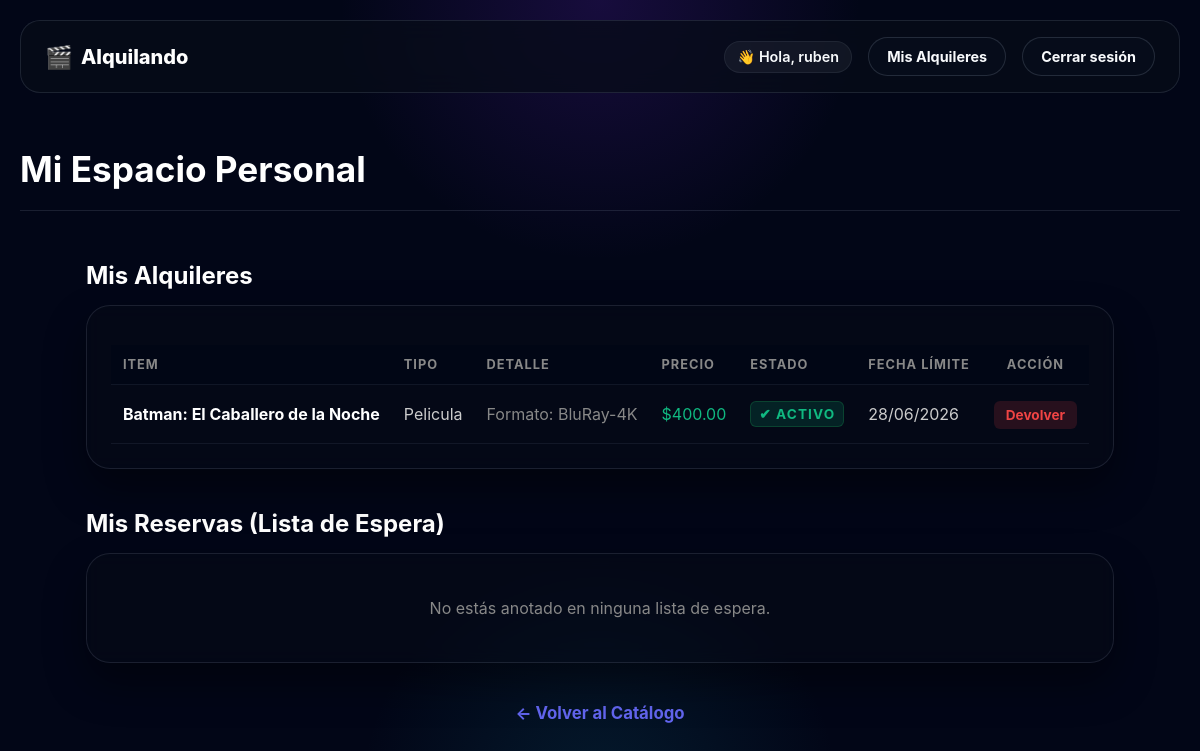
The page /mis-alquileres (signed in) on the database its author committed.
### app.py (models this page shows, shortened)
class Usuario(db.Model):
    __tablename__ = 'usuarios'
    id = db.Column(db.Integer, primary_key=True)
    nombre = db.Column(db.String(100), nullable=False)
    email = db.Column(db.String(100), unique=True, nullable=False)
    password = db.Column(db.String(100), nullable=False)
    rol = db.Column(db.String(20), default='cliente')
    bloqueado = db.Column(db.Boolean, default=False)
    activo = db.Column(db.Boolean, default=False)
    alquileres = db.relationship('ProductoAlquiler', backref='usuario', lazy=True)
    reservas_solicitadas = db.relationship('ProductoAlquiler', secondary=lista_espera, backref=db.backref('en_espera', lazy=True))
    @classmethod
    def buscar_por_id(cls, usuario_id):
        return cls.query.get(usuario_id)

class ProductoAlquiler(db.Model):
    __tablename__ = 'productos_alquiler'
    id = db.Column(db.Integer, primary_key=True)
    titulo = db.Column(db.String(100), nullable=False)
    genero = db.Column(db.String(50), nullable=True)
    alquilado = db.Column(db.Boolean, default=False)
    precio_alquiler = db.Column(db.Float, nullable=False)
    stock = db.Column(db.Integer, default=1)
    imagen = db.Column(db.String(100), default='default.jpg')
    contador_alquileres = db.Column(db.Integer, default=0)
    tipo_producto = db.Column(db.String(50))
    usuario_id = db.Column(db.Integer, db.ForeignKey('usuarios.id'), nullable=True)
    fecha_alquiler = db.Column(db.DateTime, nullable=True)
    fecha_vencimiento = db.Column(db.DateTime, nullable=True)
    estado = db.Column(db.String(30), default='disponible')
    __mapper_args__ = {
        'polymorphic_on': tipo_producto,
        'polymorphic_identity': 'producto_generico'
    }
    def esta_vencido(self):
        if self.fecha_vencimiento and datetime.now() > self.fecha_vencimiento:
            return True
        return False

class Pelicula(ProductoAlquiler):
    formato = db.Column(db.String(50), nullable=True)
    __mapper_args__ = {'polymorphic_identity': 'pelicula'}
    def obtener_especifico(self):
        return f"Formato: {self.formato}" if self.formato else "Sin formato"

### app.py (the view)
@app.route('/mis-alquileres')
def mis_alquileres():
    if 'usuario_id' not in session:
        return redirect(url_for('login'))
    usuario_actual = Usuario.buscar_por_id(session['usuario_id'])
    return render_template('mis_alquileres.html', alquileres=usuario_actual.alquileres, reservas=usuario_actual.reservas_solicitadas)

### templates/mis_alquileres.html (shortened to what this page needs)
{% extends 'base.html' %}
{% block content %}
<section class="pantalla-principal" style="padding: 20px 0; border-bottom: 1px solid var(--border, #333); margin-bottom: 30px;">
    <h1 style="font-size: 2.2rem; color: #fff; margin: 10px 0 0 0;">Mi Espacio Personal</h1>
</section>
<main class="catalogo" style="max-width: 1100px; margin: 0 auto; padding: 0 20px;">
    <h2 class="subtitulo-seccion" style="font-size: 1.5rem; margin-bottom: 15px; color: #fff;">Mis Alquileres</h2>
    <div class="auth-container" style="max-width: 100%; padding: 24px; margin-bottom: 40px;">
        {% if alquileres %}
            <table class="tabla-panel tabla-cliente" style="width: 100%; border-collapse: collapse; text-align: left;">
                <thead>
                    <tr style="border-bottom: 1px solid #333;">
                        <th style="padding: 12px; color: #888;">Item</th>
                        <th style="padding: 12px; color: #888;">Tipo</th>
                        <th style="padding: 12px; color: #888;">Detalle</th>
                        <th style="padding: 12px; color: #888;">Precio</th>
                        <th style="padding: 12px; color: #888;">Estado</th>
                        <th style="padding: 12px; color: #888;">Fecha Límite</th>
                        <th style="padding: 12px; color: #888; text-align: center;">Acción</th>
                    </tr>
                </thead>
                <tbody>
                    {% for a in alquileres %}
                        {% set vencido = a.esta_vencido() %}
                        <tr {% if vencido %}style="background: rgba(255,68,68,0.04);"{% endif %} style="border-bottom: 1px solid rgba(255,255,255,0.05);">
                            <td style="padding: 16px 12px; font-weight: bold; color: #fff;">{{ a.titulo }}</td>
                            <td class="texto-claro" style="padding: 16px 12px; text-transform: capitalize; color: #ccc;">{{ a.tipo_producto }}</td>
                            <td class="texto-gris" style="padding: 16px 12px; color: #888;">{{ a.obtener_especifico() }}</td>
                            <td class="texto-verde" style="padding: 16px 12px; color: #10b981;">${{ "%.2f"|format(a.precio_alquiler) }}</td>
                            <td style="padding: 16px 12px;">
                                {% if a.estado == 'pendiente' %}
                                    <span class="badge pendiente" style="background: rgba(245,158,11,0.15); color: #f59e0b; padding: 4px 8px; border-radius: 6px; font-size: 0.85rem;">⏳ Pendiente</span>
                                {% elif a.estado == 'activo' and vencido %}
                                    <span class="badge vencido" style="background: rgba(239,68,68,0.15); color: #ef4444; padding: 4px 8px; border-radius: 6px; font-size: 0.85rem;">⚠️ Vencido</span>
                                {% elif a.estado == 'activo' %}
                                    <span class="badge alquiler-ok" style="background: rgba(16,185,129,0.15); color: #10b981; padding: 4px 8px; border-radius: 6px; font-size: 0.85rem;">✔ Activo</span>
                                {% elif a.estado == 'dev_pendiente' %}
                                    <span class="badge dev-pendiente" style="background: rgba(59,130,246,0.15); color: #3b82f6; padding: 4px 8px; border-radius: 6px; font-size: 0.85rem;">📦 En proceso</span>
                                {% endif %}
                            </td>
                            <td style="padding: 16px 12px;">
                                {% if a.estado == 'pendiente' %}
                                    <span class="texto-gris" style="color: #888;">Al confirmar</span>
                                {% elif a.fecha_vencimiento %}
                                    <span style="color: {% if vencido %} #ef4444 {% else %} #ccc {% endif %};">
                                        {{ a.fecha_vencimiento.strftime('%d/%m/%Y') }}
                                    </span>
                                {% else %}
                                    <span class="texto-gris" style="color: #888;">—</span>
                                {% endif %}
                            </td>
                            <td style="padding: 16px 12px; text-align: center;">
                                {% if a.estado == 'pendiente' %}
                                    <span class="texto-gris" style="font-style: italic; color: #888;">Esperando local</span>
                                {% elif a.estado == 'activo' %}
                                    <a href="{{ url_for('devolver_item', prod_id=a.id) }}"
                                       onclick="return confirm('¿Confirmás que ya devolviste \'{{ a.titulo }}\'? El local verificará la recepción.');"
                                       style="background: rgba(239,68,68,0.15); color: #ef4444; padding: 6px 12px; border-radius: 6px; text-decoration: none; font-size: 0.85rem; font-weight: bold;">
                                        Devolver
                                    </a>
                                {% elif a.estado == 'dev_pendiente' %}
                                    <span style="font-style: italic; color: #3b82f6; font-size: 0.85rem;">Verificando...</span>
                                {% endif %}
                            </td>
                        </tr>
                    {% endfor %}
                </tbody>
            </table>
        {% else %}
            <p class="texto-vacio" style="color: #888; text-align: center; padding: 20px 0; margin: 0;">No tenés ningún alquiler activo en este momento.</p>
        {% endif %}
    </div>
    <h2 class="subtitulo-seccion" style="font-size: 1.5rem; margin-bottom: 15px; color: #fff;">Mis Reservas (Lista de Espera)</h2>
    <div class="auth-container" style="max-width: 100%; padding: 24px; margin-bottom: 40px;">
        {% if reservas %}
            <table class="tabla-panel tabla-cliente" style="width: 100%; border-collapse: collapse; text-align: left;">
                <thead>
                    <tr style="border-bottom: 1px solid #333;">
                        <th style="padding: 12px; color: #888;">Item</th>
                        <th style="padding: 12px; color: #888;">Tipo</th>
                        <th style="padding: 12px; color: #888;">Detalle</th>
                        <th style="padding: 12px; color: #888; text-align: center;">Acción</th>
                    </tr>
                </thead>
                <tbody>
                    {% for r in reservas %}
                        <tr style="border-bottom: 1px solid rgba(255,255,255,0.05);">
                            <td style="padding: 16px 12px; font-weight: bold; color: #fff;">{{ r.titulo }}</td>
                            <td class="texto-claro" style="padding: 16px 12px; text-transform: capitalize; color: #ccc;">{{ r.tipo_producto }}</td>
                            <td class="texto-gris" style="padding: 16px 12px; color: #888;">{{ r.obtener_especifico() }}</td>
                            <td style="padding: 16px 12px; text-align: center;">
                                <a href="{{ url_for('cancelar_reserva', prod_id=r.id) }}"
                                   style="background: rgba(245,158,11,0.15); color: #f59e0b; padding: 6px 12px; border-radius: 6px; text-decoration: none; font-size: 0.85rem; font-weight: bold;">
                                    Cancelar
                                </a>
                            </td>
                        </tr>
                    {% endfor %}
                </tbody>
            </table>
        {% else %}
            <p class="texto-vacio" style="color: #888; text-align: center; padding: 20px 0; margin: 0;">No estás anotado en ninguna lista de espera.</p>
        {% endif %}
    </div>
    <div style="text-align: center; margin-bottom: 50px;">
        <a href="{{ url_for('inicio') }}" style="color: #6366f1; text-decoration: none; font-weight: bold; font-size: 1.05rem;">← Volver al Catálogo</a>
</main>
{% endblock %}

### templates/base.html (shortened to what this page needs)
<!DOCTYPE html>
<html lang="es">
<head>
    <link rel="stylesheet" href="{{ url_for('static', filename='estilos.css') }}">
    <link rel="stylesheet" href="https://cdnjs.cloudflare.com/ajax/libs/font-awesome/6.0.0/css/all.min.css">
</head>
<body class="page-body">
    <div class="page-shell">
        <header class="site-header">
            <a class="brand" href="{{ url_for('inicio') }}">
                <span class="brand-mark">🎬</span>
                <span class="brand-text">Alquilando</span>
            </a>
            <div class="auth-actions">
                {% if session.get('usuario_nombre') %}
                    <div class="user-pill">👋 Hola, {{ session['usuario_nombre'] }}</div>
                    <a class="btn btn-secondary" href="{{ url_for('mis_alquileres') }}">Mis Alquileres</a>
                    <a class="btn btn-secondary" href="{{ url_for('logout') }}">Cerrar sesión</a>
                {% else %}
                    <a class="btn btn-secondary" href="{{ url_for('login') }}">Iniciar sesión</a>
                    <a class="btn btn-primary" href="{{ url_for('registro') }}">Registrarse</a>
                {% endif %}
            </div>
        </header>
        <main class="main-content">
            {% block content %}{% endblock %}
        </main>
    </div>
</body>
</html>

### static/estilos.css (style rules this page uses)
* { box-sizing: border-box; }
:root { --bg-main: #020617; --bg-soft: rgba(8, 15, 29, 0.78); --panel: rgba(7, 12, 24, 0.7); --panel-strong: rgba(7, 12, 24, 0.9); --border: rgba(148, 163, 184, 0.16); --border-soft: rgba(148, 163, 184, 0.1); --text-main: #f8fafc; --text-muted: #a5b4d1; --accent: #8b5cf6; --accent-strong: #6d28d9; --accent-soft: rgba(139, 92, 246, 0.22); --success: #22c55e; --warning: #fbbf24; --danger: #fb7185; --shadow: 0 24px 80px rgba(0, 0, 0, 0.38); }
body { margin: 0; min-height: 100vh; font-family: Inter, system-ui, -apple-system, BlinkMacSystemFont, "Segoe UI", sans-serif; color: var(--text-main); background: radial-gradient(circle at top, rgba(91, 33, 182, 0.24), transparent 26%), radial-gradient(circle at bottom, rgba(14, 116, 144, 0.18), transparent 24%), var(--bg-main); }
body, h1, h2, h3, p { margin: 0; }
a { color: var(--text-main); text-decoration: none; transition: opacity 0.2s; }
.page-shell { max-width: 1280px; margin: 0 auto; padding: 20px; }
.main-content { display: flex; flex-direction: column; gap: 20px; }
.btn { display: inline-flex; align-items: center; justify-content: center; padding: 10px 18px; border-radius: 999px; border: 1px solid transparent; font-weight: 700; cursor: pointer; text-decoration: none; font-size: 0.9rem; transition: transform 0.2s ease, box-shadow 0.2s ease, border-color 0.2s ease; }
.btn-secondary { background: rgba(8, 15, 29, 0.72); color: var(--text-main); border-color: rgba(148, 163, 184, 0.2); }
.tabla-panel { width: 100%; border-collapse: collapse; margin-top: 15px; color: var(--text-main); }
.tabla-panel th, .tabla-panel td { padding: 12px; text-align: left; border-bottom: 1px solid var(--border-soft); vertical-align: middle; }
.tabla-panel th { background: rgba(2, 6, 23, 0.85); color: var(--text-muted); font-weight: bold; font-size: 0.8rem; text-transform: uppercase; letter-spacing: 1px; }
.tabla-cliente th, .tabla-cliente td { padding: 15px 10px; }
.badge { display: inline-flex; align-items: center; padding: 4px 10px; border-radius: 999px; font-size: 0.68rem; font-weight: bold; text-transform: uppercase; letter-spacing: 0.08em; }
.badge.alquiler-ok { background: rgba(34, 197, 94, 0.15); color: var(--success); border: 1px solid rgba(34, 197, 94, 0.2); }
.site-header { display: flex; justify-content: space-between; align-items: center; padding: 16px 24px; background: rgba(7, 12, 24, 0.75); border: 1px solid var(--border); border-radius: 20px; backdrop-filter: blur(12px); margin-bottom: 20px; }
.brand { display: flex; align-items: center; gap: 8px; font-size: 1.25rem; font-weight: 800; color: #fff; }
.brand-mark { font-size: 1.4rem; }
.auth-actions { display: flex; align-items: center; gap: 16px; }
.user-pill { font-size: 0.9rem; color: var(--text-main); font-weight: 600; background: rgba(248, 250, 252, 0.05); padding: 6px 12px; border-radius: 999px; border: 1px solid var(--border-soft); }
.auth-container { background: rgba(7, 12, 24, 0.45); border: 1px solid var(--border, #333); border-radius: 24px; padding: 50px 40px; width: 100%; max-width: 520px; backdrop-filter: blur(8px); box-shadow: 0 20px 40px rgba(0, 0, 0, 0.4); }

### rows shown on the page
Usuario: usuario_nombre "ruben"
Pelicula: titulo "Batman: El Caballero de la Noche", tipo_producto "Pelicula", obtener_especifico "Formato: BluRay-4K", precio_alquiler "400.00", estado "✔ ACTIVO", fecha_vencimiento "28/06/2026"
